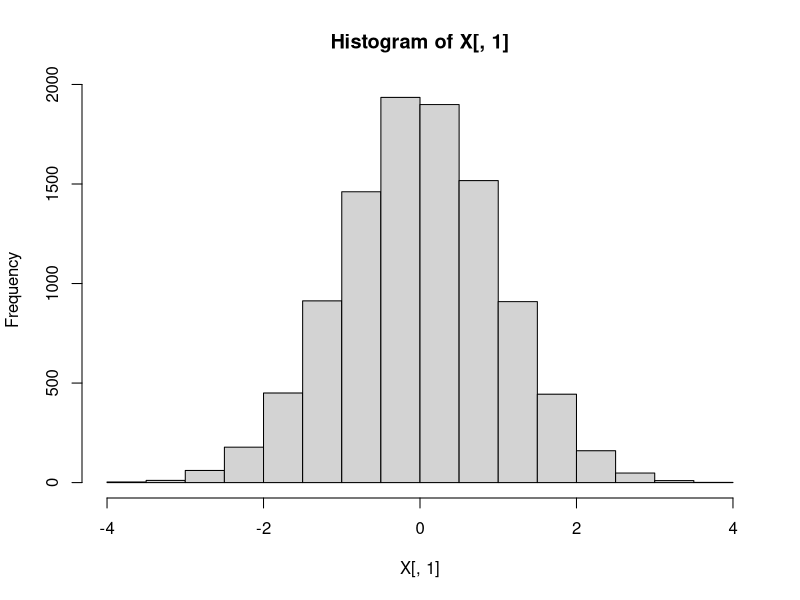
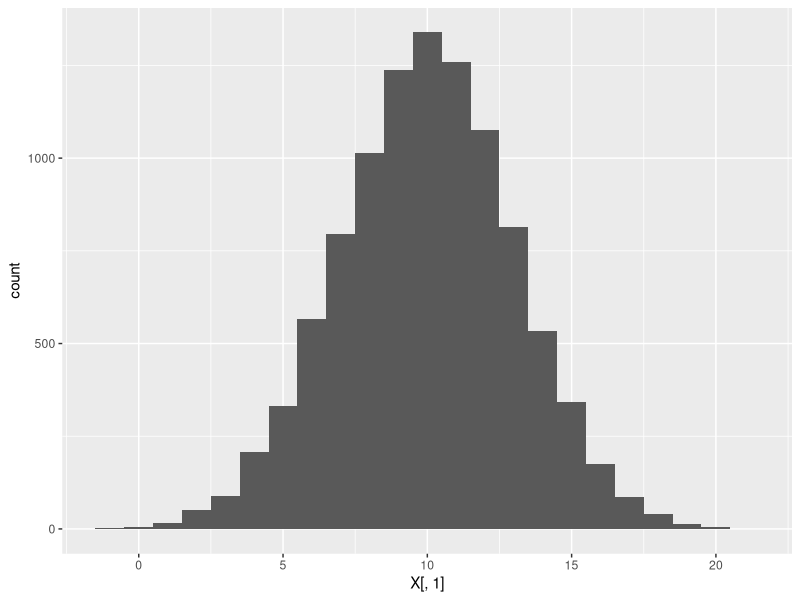
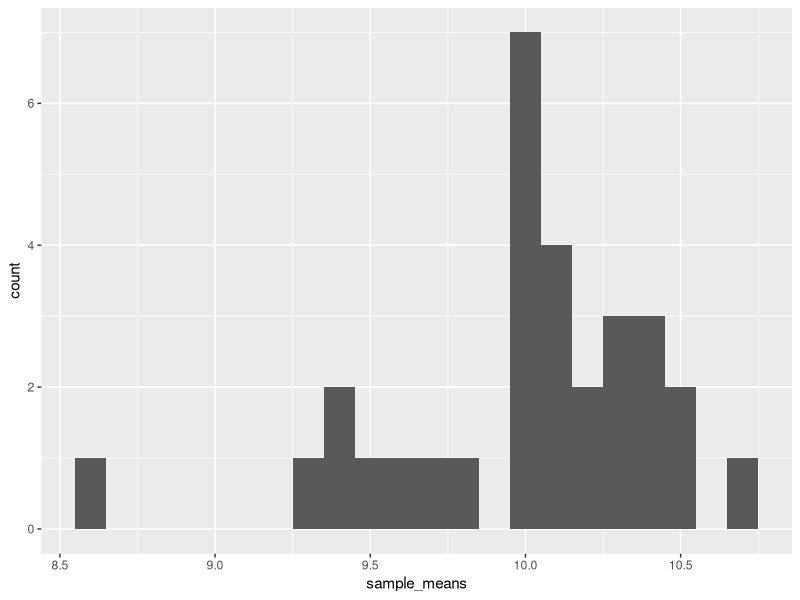
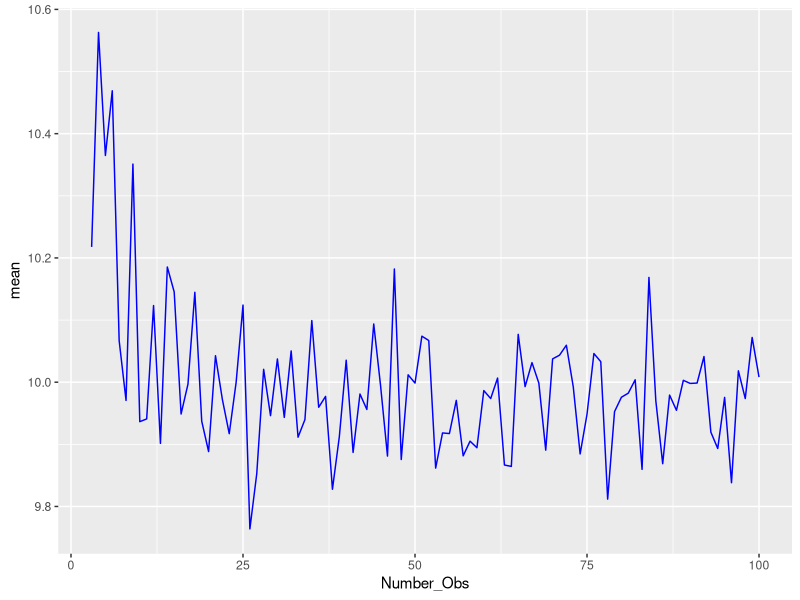
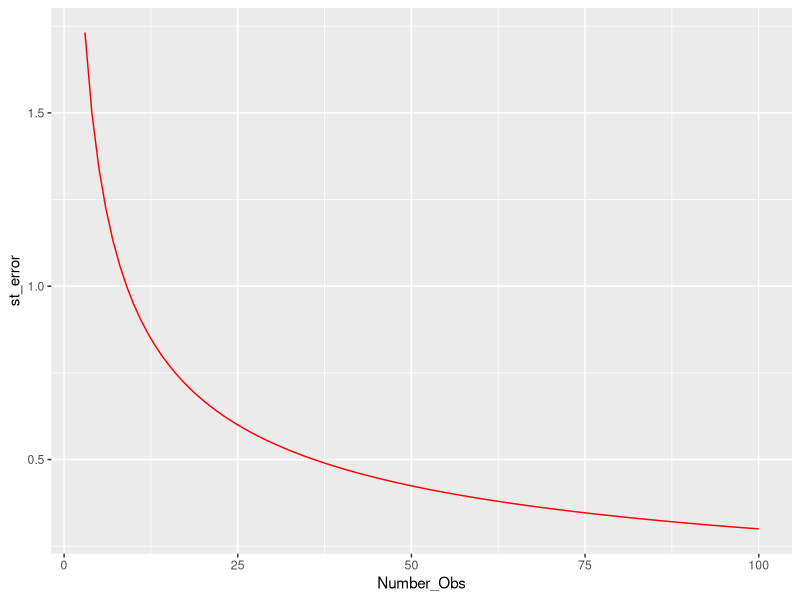

These figures' R source, in order: (Note: a time limit stopped this script after it produced the figures.)
## ---- chunk 1
knitr::opts_chunk$set(echo = TRUE)
## ---- chunk 2

library(dplyr)
library(plyr)
library(tidyr)
library(ggplot2)
library(reshape2)


#setwd("C:/Users/jlariv/OneDrive/Econ 404/")
#mydata <- read.csv("oj.csv")
#colnames(mydata)[1-17]
X <- NULL
# Create a variable n which is the number of observations we'll look at.  
n = 10000

#The variable p will be the width of that variable.  
p = 2

#rnorm generates a random draw from a standard normal distribution.
X = matrix(rnorm(n*p), n, p)

# This lets us look at the data
head(X)
# Histogram of the first column.  We can see that it looks like a bell curve
hist(X[,1])

#NOTE: if you wanted to draw from something with a non-zero mean and more interesting variance that's: rnorm(n*p)*st_dev + mu
st_dev <- 3
mu <- 10

X[,1] <- X[,1]*st_dev + mu
X <-data.frame(X)
ggplot(X,aes(X[,1])) + geom_histogram(binwidth=1)
# Base R version: hist(X[,1])

# So Jacob made this data up.  We know that the mean is 50.  There is a really nice function in R called "sample" which lets us take a random sub sample of our data say I'd like to take a sample of 25 observations 
obs = 25
total_samps = 30
#sample_means = matrix(0, total_samps, 1)
sample_means = rep(0,total_samps)

for (i in 1:total_samps) {
subsample <- c(sample(X[,1], obs))
sample_means[i] = mean(subsample)
}

sample_means <-data.frame(sample_means)
ggplot(sample_means,aes(sample_means)) + geom_histogram(binwidth=.1)
st_err <- st_dev/(obs^.5)

#hist(sample_means)
summary(sample_means)

#Create a vector which increments up from an initial value to 100 by one
obs_0 = 3
obs_max = 100
obs_vec <- seq(obs_0, obs_max, 1)
obs_count <- length(obs_vec)

#Create dataframe to store our observations
sim_power = matrix(0, obs_count, 3)
sim_power[,1]<-obs_vec
sim_power <- data.frame(sim_power)
colnames(sim_power) <- c("Number_Obs","mean","st_error")
#Reset sample_means
sample_means <- NULL
sample_means = rep(0,total_samps)

for (j in 1:obs_count) {
  for (i in 1:total_samps) {
  subsample <- c(sample(X[,1], sim_power[j,1]))
  sample_means[i] = mean(subsample)
  }
  sim_power[j,2] <- mean(sample_means)
  sim_power[j,3] <- st_dev/(sim_power[j,1]^.5)
}

quant <- quantile(sim_power$mean)

ggplot(sim_power, aes(Number_Obs)) + geom_line(aes(y=mean),colour = "blue") 
ggplot(sim_power, aes(Number_Obs)) + geom_line(aes(y=st_error),colour = "red")


###### TEST

obs_0 = 3
obs_max = 100
obs_vec <- seq(obs_0, obs_max, 1)
obs_count <- length(obs_vec)
quant_sample <- rep(0, 500)

#Create dataframe to store our observations
sim_power<- NULL
sim_power = matrix(0, obs_count, 4)
sim_power[,1]<-obs_vec
sim_power <- data.frame(sim_power)
colnames(sim_power) <- c("Number_Obs","mean","st_error", "fifth_percent")
#Reset sample_means
sample_means <- NULL
sample_means = rep(0,total_samps)

for (iterate_samples in 1:500) {
for (j in 1:obs_count) {
  for (i in 1:total_samps) {
  subsample <- c(sample(X[,1], sim_power[j,1]))
  sample_means[i] = mean(subsample)
  }
  sim_power[j,2] <- mean(sample_means)
  sim_power[j,3] <- st_dev/(sim_power[j,1]^.5)
  sim_power[j,4] <- quantile(sample_means, 0.05) #5 percent of the mean at sample size (max 100) would be at this percentile
}

tmp <- sim_power %>%
  filter(fifth_percent>=9) %>% #all sample sizes where the fifth percentile is greater than or equal to 9
  summarise(fifth_percent==min("Number_Obs"))

quant_sample[iterate_samples] <- tmp[1,1]

}

df <- data.frame(quant_sample)

View(df)

df %>% summarise(min_sample_size = avg(quant_sample)) %>% View #get average of sample size



# Question: Take a normal distribution with mu = 10 and variance of 9 (e.g., standard deviation of 3).  Simulate a population of 10,000.  What is the sample size needed to make the standard error of the sample mean sufficiently small so that no more than 5% of the sample means are less 9?
  
  
